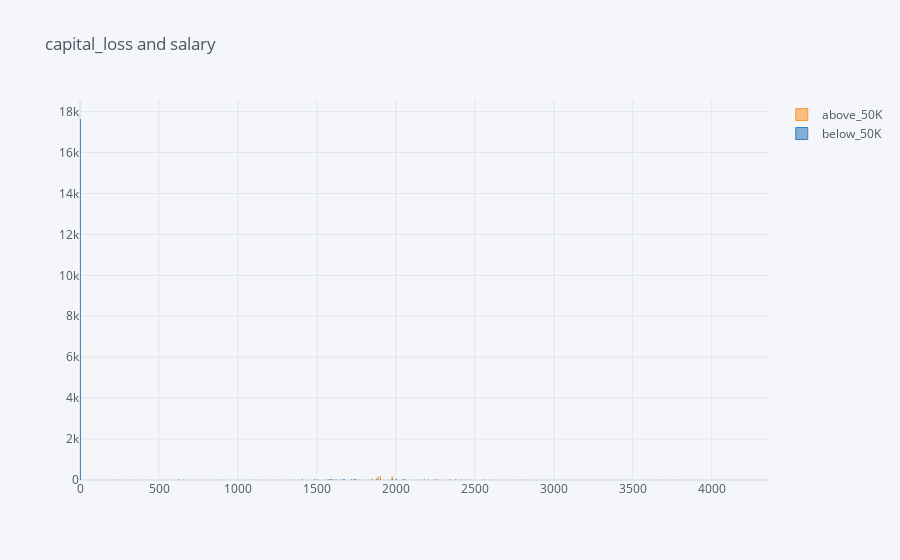

Write notebook code for a chart like this one.
### Code cell
pd.crosstab(df['capital_loss'], df['salary']).iplot(kind='bar', title = 'capital_loss and salary')

### Figure 1 — Plotly figure (JSON) as saved in the notebook; plotly's stock layout.template omitted (floating-point values rounded to 4 significant figures)
{"data": [{"marker": {"color": "rgba(255, 153, 51, 0.6)", "line": {"color": "rgba(255, 153, 51, 1.0)", "width": 1}}, "name": "above_50K", "orientation": "v", "text": "", "type": "bar", "x": [0, 155, 213, 323, 419, 625, 653, 810, 880, 974, 1092, 1138, 1258, 1340, 1380, 1408, 1411, 1485, 1504, 1539, 1564, 1573, 1579, 1590, 1594, 1602, 1617, 1628, 1648, 1651, 1668, 1669, 1672, 1719, 1721, 1726, 1735, 1740, 1741, 1755, 1762, 1816, 1825, 1844, 1848, 1876, 1887, 1902, 1944, 1974, 1977, 1980, 2001, 2002, 2042, 2051, 2057, 2080, 2129, 2149, 2174, 2179, 2201, 2205, 2206, 2231, 2238, 2246, 2258, 2267, 2282, 2339, 2352, 2377, 2392, 2415, 2444, 2457, 2467, 2472, 2547, 2559, 2603, 2754, 2824, 3004, 3683, 3770, 3900, 4356], "y": [6709, 0, 0, 0, 0, 0, 2, 0, 0, 0, 0, 0, 0, 0, 0, 0, 0, 28, 0, 0, 23, 0, 0, 0, 0, 0, 0, 0, 0, 0, 0, 0, 0, 0, 0, 0, 0, 0, 0, 2, 0, 0, 3, 0, 50, 0, 155, 181, 0, 0, 162, 0, 0, 0, 0, 0, 0, 0, 0, 0, 6, 0, 1, 0, 0, 2, 0, 6, 11, 0, 1, 0, 0, 8, 8, 45, 12, 0, 0, 1, 4, 12, 0, 0, 8, 1, 1, 0, 0, 0]}, {"marker": {"color": "rgba(55, 128, 191, 0.6)", "line": {"color": "rgba(55, 128, 191, 1.0)", "width": 1}}, "name": "below_50K", "orientation": "v", "text": "", "type": "bar", "x": [0, 155, 213, 323, 419, 625, 653, 810, 880, 974, 1092, 1138, 1258, 1340, 1380, 1408, 1411, 1485, 1504, 1539, 1564, 1573, 1579, 1590, 1594, 1602, 1617, 1628, 1648, 1651, 1668, 1669, 1672, 1719, 1721, 1726, 1735, 1740, 1741, 1755, 1762, 1816, 1825, 1844, 1848, 1876, 1887, 1902, 1944, 1974, 1977, 1980, 2001, 2002, 2042, 2051, 2057, 2080, 2129, 2149, 2174, 2179, 2201, 2205, 2206, 2231, 2238, 2246, 2258, 2267, 2282, 2339, 2352, 2377, 2392, 2415, 2444, 2457, 2467, 2472, 2547, 2559, 2603, 2754, 2824, 3004, 3683, 3770, 3900, 4356], "y": [17641, 1, 4, 3, 1, 12, 1, 2, 6, 2, 6, 1, 3, 6, 5, 17, 1, 17, 12, 1, 0, 5, 20, 32, 5, 10, 7, 13, 2, 9, 3, 20, 34, 8, 7, 3, 2, 41, 23, 0, 7, 2, 0, 1, 0, 37, 0, 13, 1, 15, 0, 20, 18, 19, 9, 21, 6, 1, 1, 2, 0, 14, 0, 5, 5, 0, 2, 0, 11, 3, 0, 12, 2, 9, 0, 0, 0, 1, 1, 0, 0, 0, 4, 2, 0, 0, 1, 2, 1, 1]}], "layout": {"legend": {"bgcolor": "#F5F6F9", "font": {"color": "#4D5663"}}, "paper_bgcolor": "#F5F6F9", "plot_bgcolor": "#F5F6F9", "title": {"font": {"color": "#4D5663"}, "text": "capital_loss and salary"}, "xaxis": {"gridcolor": "#E1E5ED", "showgrid": true, "tickfont": {"color": "#4D5663"}, "title": {"font": {"color": "#4D5663"}, "text": ""}, "zerolinecolor": "#E1E5ED"}, "yaxis": {"gridcolor": "#E1E5ED", "showgrid": true, "tickfont": {"color": "#4D5663"}, "title": {"font": {"color": "#4D5663"}, "text": ""}, "zerolinecolor": "#E1E5ED"}}}
